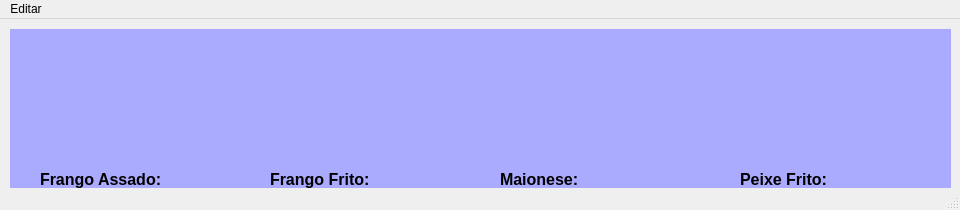
<?xml version="1.0" encoding="UTF-8"?>
<ui version="4.0">
 <class>MainWindow</class>
 <widget class="QMainWindow" name="MainWindow">
  <property name="geometry">
   <rect>
    <x>0</x>
    <y>0</y>
    <width>960</width>
    <height>210</height>
   </rect>
  </property>
  <property name="windowTitle">
   <string>MainWindow</string>
  </property>
  <widget class="QWidget" name="centralwidget">
   <widget class="QLabel" name="label">
    <property name="geometry">
     <rect>
      <x>10</x>
      <y>10</y>
      <width>941</width>
      <height>201</height>
     </rect>
    </property>
    <property name="styleSheet">
     <string notr="true">background-color: rgb(170, 170, 255);</string>
    </property>
    <property name="text">
     <string/>
    </property>
   </widget>
   <widget class="QLabel" name="label_2">
    <property name="geometry">
     <rect>
      <x>30</x>
      <y>20</y>
      <width>201</width>
      <height>121</height>
     </rect>
    </property>
    <property name="styleSheet">
     <string notr="true">image: url(:/img/frango_assado.png);</string>
    </property>
    <property name="text">
     <string/>
    </property>
   </widget>
   <widget class="QLabel" name="label_3">
    <property name="geometry">
     <rect>
      <x>250</x>
      <y>20</y>
      <width>221</width>
      <height>121</height>
     </rect>
    </property>
    <property name="styleSheet">
     <string notr="true">image: url(:/img/frango_frito.png);</string>
    </property>
    <property name="text">
     <string/>
    </property>
   </widget>
   <widget class="QLabel" name="label_4">
    <property name="geometry">
     <rect>
      <x>500</x>
      <y>20</y>
      <width>191</width>
      <height>121</height>
     </rect>
    </property>
    <property name="styleSheet">
     <string notr="true">image: url(:/img/maionese.png);</string>
    </property>
    <property name="text">
     <string/>
    </property>
   </widget>
   <widget class="QLabel" name="label_5">
    <property name="geometry">
     <rect>
      <x>730</x>
      <y>20</y>
      <width>201</width>
      <height>121</height>
     </rect>
    </property>
    <property name="styleSheet">
     <string notr="true">image: url(:/img/peixe_frito.png);</string>
    </property>
    <property name="text">
     <string/>
    </property>
   </widget>
   <widget class="QLabel" name="label_6">
    <property name="geometry">
     <rect>
      <x>40</x>
      <y>150</y>
      <width>131</width>
      <height>21</height>
     </rect>
    </property>
    <property name="text">
     <string>&lt;html&gt;&lt;head/&gt;&lt;body&gt;&lt;p&gt;&lt;span style=&quot; font-size:12pt; font-weight:600;&quot;&gt;Frango Assado:&lt;/span&gt;&lt;/p&gt;&lt;/body&gt;&lt;/html&gt;</string>
    </property>
   </widget>
   <widget class="QLabel" name="label_7">
    <property name="geometry">
     <rect>
      <x>270</x>
      <y>150</y>
      <width>111</width>
      <height>21</height>
     </rect>
    </property>
    <property name="text">
     <string>&lt;html&gt;&lt;head/&gt;&lt;body&gt;&lt;p&gt;&lt;span style=&quot; font-size:12pt; font-weight:600;&quot;&gt;Frango Frito:&lt;/span&gt;&lt;/p&gt;&lt;/body&gt;&lt;/html&gt;</string>
    </property>
   </widget>
   <widget class="QLabel" name="label_8">
    <property name="geometry">
     <rect>
      <x>740</x>
      <y>150</y>
      <width>101</width>
      <height>21</height>
     </rect>
    </property>
    <property name="text">
     <string>&lt;html&gt;&lt;head/&gt;&lt;body&gt;&lt;p&gt;&lt;span style=&quot; font-size:12pt; font-weight:600;&quot;&gt;Peixe Frito:&lt;/span&gt;&lt;/p&gt;&lt;/body&gt;&lt;/html&gt;</string>
    </property>
   </widget>
   <widget class="QLabel" name="label_9">
    <property name="geometry">
     <rect>
      <x>500</x>
      <y>150</y>
      <width>91</width>
      <height>21</height>
     </rect>
    </property>
    <property name="text">
     <string>&lt;html&gt;&lt;head/&gt;&lt;body&gt;&lt;p&gt;&lt;span style=&quot; font-size:12pt; font-weight:600;&quot;&gt;Maionese:&lt;/span&gt;&lt;/p&gt;&lt;/body&gt;&lt;/html&gt;</string>
    </property>
   </widget>
   <widget class="QLabel" name="label_10">
    <property name="geometry">
     <rect>
      <x>170</x>
      <y>150</y>
      <width>71</width>
      <height>21</height>
     </rect>
    </property>
    <property name="text">
     <string>&lt;html&gt;&lt;head/&gt;&lt;body&gt;&lt;p align=&quot;right&quot;&gt;&lt;br/&gt;&lt;/p&gt;&lt;/body&gt;&lt;/html&gt;</string>
    </property>
   </widget>
   <widget class="QLabel" name="label_11">
    <property name="geometry">
     <rect>
      <x>390</x>
      <y>150</y>
      <width>71</width>
      <height>21</height>
     </rect>
    </property>
    <property name="text">
     <string>&lt;html&gt;&lt;head/&gt;&lt;body&gt;&lt;p align=&quot;right&quot;&gt;&lt;br/&gt;&lt;/p&gt;&lt;/body&gt;&lt;/html&gt;</string>
    </property>
   </widget>
   <widget class="QLabel" name="label_12">
    <property name="geometry">
     <rect>
      <x>620</x>
      <y>150</y>
      <width>71</width>
      <height>21</height>
     </rect>
    </property>
    <property name="text">
     <string>&lt;html&gt;&lt;head/&gt;&lt;body&gt;&lt;p align=&quot;right&quot;&gt;&lt;br/&gt;&lt;/p&gt;&lt;/body&gt;&lt;/html&gt;</string>
    </property>
   </widget>
   <widget class="QLabel" name="label_13">
    <property name="geometry">
     <rect>
      <x>850</x>
      <y>150</y>
      <width>71</width>
      <height>21</height>
     </rect>
    </property>
    <property name="text">
     <string>&lt;html&gt;&lt;head/&gt;&lt;body&gt;&lt;p align=&quot;right&quot;&gt;&lt;br/&gt;&lt;/p&gt;&lt;/body&gt;&lt;/html&gt;</string>
    </property>
   </widget>
  </widget>
  <widget class="QMenuBar" name="menubar">
   <property name="geometry">
    <rect>
     <x>0</x>
     <y>0</y>
     <width>960</width>
     <height>21</height>
    </rect>
   </property>
   <widget class="QMenu" name="menuEditar">
    <property name="title">
     <string>Editar</string>
    </property>
    <addaction name="actionEditar_Estoque"/>
    <addaction name="actionZerar_Estoque"/>
    <addaction name="actionSair"/>
   </widget>
   <addaction name="menuEditar"/>
  </widget>
  <widget class="QStatusBar" name="statusbar"/>
  <action name="actionEditar_Estoque">
   <property name="text">
    <string>Editar Estoque</string>
   </property>
  </action>
  <action name="actionZerar_Estoque">
   <property name="text">
    <string>Zerar Estoque</string>
   </property>
  </action>
  <action name="actionSair">
   <property name="text">
    <string>Sair</string>
   </property>
  </action>
 </widget>
 <resources>
  <include location="../icons/estoque.qrc"/>
 </resources>
 <connections/>
</ui>
